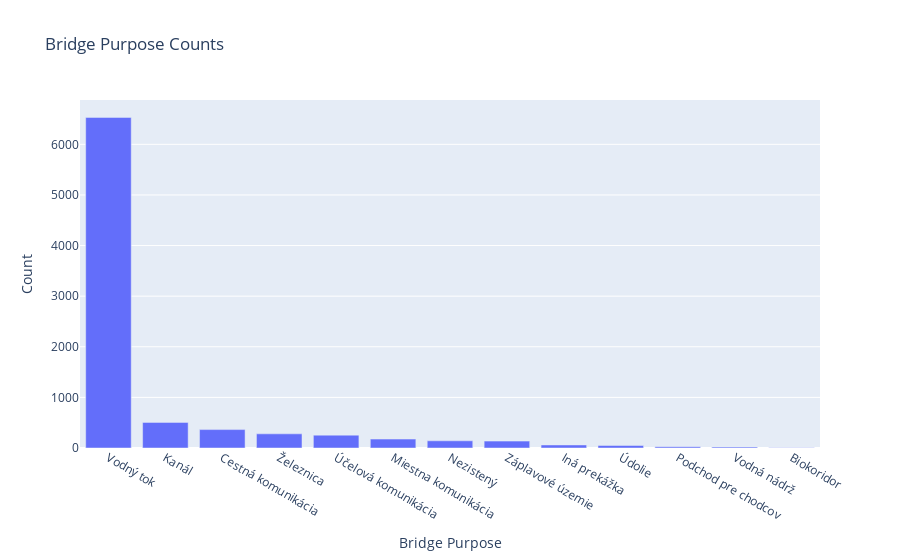

The notebook cell this image was saved under:
### Code cell
import plotly.express as px

# Create a bar plot using Plotly Express
fig = px.bar(value_counts_within_lists.reset_index(), x='Bridge_Purpose', y='count', title='Bridge Purpose Counts',
             labels={'Bridge_Purpose': 'Bridge Purpose', 'count': 'Count'})

# Show the plot
fig.show()

### Figure 1 — Plotly figure (JSON) as saved in the notebook; plotly's stock layout.template omitted (floating-point values rounded to 4 significant figures)
{"data": [{"alignmentgroup": "True", "hovertemplate": "Bridge Purpose=%{x}<br>Count=%{y}<extra></extra>", "legendgroup": "", "marker": {"color": "#636efa", "pattern": {"shape": ""}}, "name": "", "offsetgroup": "", "orientation": "v", "showlegend": false, "textposition": "auto", "type": "bar", "x": ["Vodný tok", "Kanál", "Cestná komunikácia", "Železnica", "Účelová komunikácia", "Miestna komunikácia", "Nezistený", "Záplavové územie", "Iná prekážka", "Údolie", "Podchod pre chodcov", "Vodná nádrž", "Biokoridor"], "xaxis": "x", "y": [6532, 506, 364, 280, 254, 176, 142, 136, 60, 49, 25, 19, 4], "yaxis": "y"}], "layout": {"barmode": "relative", "legend": {"tracegroupgap": 0}, "title": {"text": "Bridge Purpose Counts"}, "xaxis": {"anchor": "y", "domain": [0, 1], "title": {"text": "Bridge Purpose"}}, "yaxis": {"anchor": "x", "domain": [0, 1], "title": {"text": "Count"}}}}
